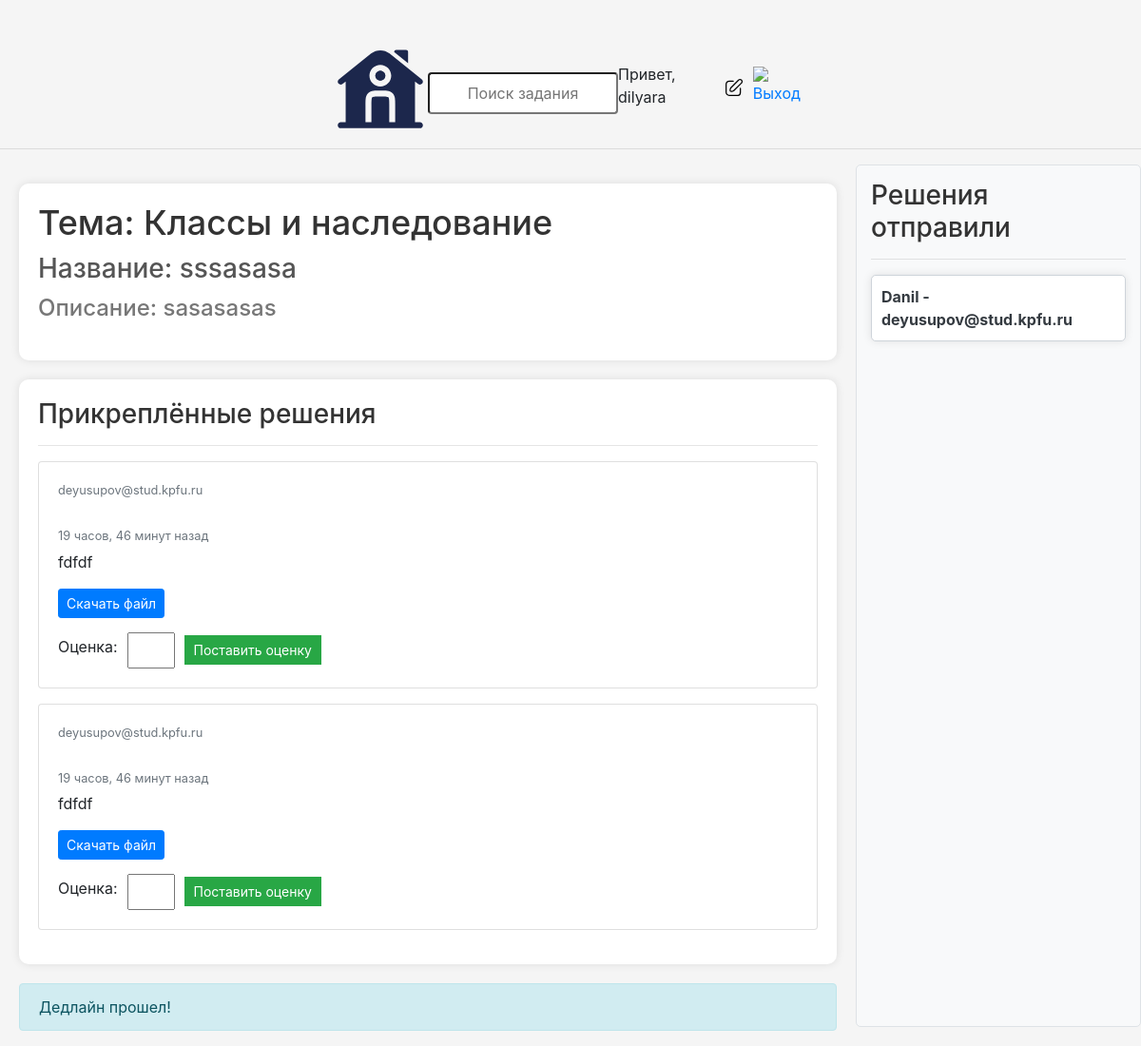
The app's page /task/8/ (signed in) with its own data.
### base/models.py (models this page shows, shortened)
class User(AbstractUser):
    name = models.CharField(max_length=200, null=True)
    email = models.EmailField(unique=True, null=True)
    bio = models.TextField(null=True)
    ROLE_CHOICES = [
        ('admin', 'Admin'),
        ('user', 'User'),
    ]
    role = models.CharField(max_length=5, choices=ROLE_CHOICES, default='user')
    avatar = models.ImageField(null=True, default='avatar.svg')
    USERNAME_FIELD = 'email'
    REQUIRED_FIELDS = []

class Task(models.Model):
    host = models.ForeignKey(User, on_delete = models.SET_NULL, null = True)
    topic = models.ForeignKey(Topic, on_delete = models.SET_NULL, null = True)
    name = models.CharField(max_length = 200)
    description = models.TextField(null = True, blank = True)
    participants = models.ManyToManyField(User, related_name = 'participants', blank = True)
    updated = models.DateTimeField(auto_now = True)
    created = models.DateTimeField(auto_now_add = True)
    deadline = models.DateTimeField(null = True, blank = True)
    class Meta:
        ordering=['-updated','-created']

class Topic(models.Model):
    name = models.CharField(max_length = 200)
    def __str__(self):
        return self.name

class Message(models.Model):
    user = models.ForeignKey(User, on_delete=models.CASCADE)
    task = models.ForeignKey(Task, on_delete=models.CASCADE)
    body = models.TextField()
    attachment = models.FileField(upload_to='message_files/', null=True, blank=True)
    updated = models.DateTimeField(auto_now=True)
    created = models.DateTimeField(auto_now_add=True)
    rating = models.IntegerField(null=True, blank=True)
    class Meta:
        ordering = ['-updated','-created']

### base/views.py (the view)
# urls.py: path('task/<str:pk>/', views.getTask),
def task(request, pk):
    task = Task.objects.get(id=pk)
    now = timezone.now()
    participants = task.participants.all()
    if request.user.is_authenticated:
        if request.user.role == 'admin':
            task_messages = task.message_set.all().order_by('-created')
        else:
            task_messages = task.message_set.filter(user=request.user).order_by('-created')
    else:
        task_messages = []
    user_message_count = 0
    for message in task_messages:
        if message.user == request.user:
            user_message_count += 1
    if request.method == 'POST':
        form = MessageForm(request.POST, request.FILES)
        if form.is_valid():
            message = form.save(commit=False)
            message.user = request.user
            message.task = task
            message.save()
            if request.user.role == 'admin':
                rating = request.POST.get('rating')
                if rating:
                    message.rating = rating
                    message.save()
            task.participants.add(request.user)
            success = True
        else:
            messages.error(request, 'Ошибка при отправке задания. Проверьте введенные данные.')
    else:
        form = MessageForm()
    context = {'task': task, 'task_messages': task_messages, 'participants': participants, 'form': form, 'user_message_count': user_message_count}
    return render(request, 'base/task.html', context)

### base/forms.py
class MessageForm(forms.ModelForm):
    class Meta:
        model = Message
        fields = ['body', 'attachment', 'rating']

### base/templates/base/task.html (shortened to what this page needs)
{% extends 'main.html' %}
{% load static %}
{% block content %}
<div class="task-container">
    <link rel="stylesheet" href="{% static 'css/bootstrap.min.css' %}">
        <div>
        <div class="task-details">
        <h1>Тема: {{task.topic}}</h1>
        <h2>Название: {{task.name}}</h2>
        <h3>Описание: {{task.description}}</h3>
        </div>
        <div class="comment-wrapper">
            <h3>Прикреплённые решения</h3>
            <hr>
            {% for message in task_messages %}
                <div class="card mb-3">
                    <div class="card-body">
                        <small class="text-muted">{{ message.user }}</small><br>
                        <small class="text-muted">{{ message.created|timesince }} назад</small>
                        <p>{{ message.body }}</p>
                        {% if message.attachment %}
                            <a href="{{ message.attachment.url }}" download class="btn btn-primary btn-sm">Скачать файл</a>
                        {% endif %}
                        {% if request.user.role == 'admin' %}
                            <form method="post" action="{% url 'rate-message' message.id %}">
                                <label for="rating">Оценка:</label>
                                <input type="number" name="rating" min="1" max="5">
                                <button type="submit">Поставить оценку</button>
                            </form>
                        {% endif %}
                    </div>
                </div>
            {% endfor %}
        </div>
        {% if request.user.is_authenticated %}
        {% if success %}
            <p>Задание успешно отправлено!</p>
        {% else %}
        <div class="alert alert-info mt-3" role="alert" id="deadline-check" style="margin-left: 20px; margin-right: 20px;">
        </div>
        {% endif %}
    {% endif %}
    </div>
    <div class="user-solutions">
        <h3>Решения отправили</h3>
        <hr>
        {% for user in participants %}
            <div class="user-card">
                <p>{{user.name}} - {{user.email}}</p>
            </div>
        {% endfor %}
    </div>
</div>
{% endblock %}

### templates/navbar.html
{% load static %}
<div style="display: flex; align-items: center; justify-content: space-between; padding-top: 40px;">
    <link rel="stylesheet" href="{% static 'css/bootstrap.min.css' %}">
    <link rel="stylesheet" href="{% static 'styles/navbar_styles.css' %}">
    <a href="/" style="margin-left: 350px;">
        <img src="{% static 'images/home.svg' %}" alt="Логотип" width="100" height="100">
    </a>
    <div class="form__group">
        <form method="GET" action="{% url 'home' %}" style="flex-grow: 1; text-align: center;">
            <input type="text" name="q" placeholder="Поиск задания" style="width: 200px;">
        </form>
    </div>
    <div style="display: flex; align-items: center; margin-right: 350px;">
        {% if request.user.is_authenticated %}
        <a style="margin-right: 10px;">Привет, {{ request.user.username }}</a>
        <a href="{% url 'update-user' %}" style="margin-right: 10px;">
            <img src="{% static 'images/edit.svg' %}" alt="Редактировать" width="20" height="20">
        </a>
        <a href="{% url 'logout' %}">
            <img src="{% static 'images/exit.svg' %}" alt="Выход" width="20" height="20">
        </a>
        {% else %}
        <a href="{% url 'login' %}">Вход</a>
        {% endif %}
    </div>
</div>

### static/styles/main.css (style rules this page uses)
.body { background-color: whitesmoke; }

### static/styles/navbar_styles.css (style rules this page uses)
.form__group input { width: 100px; padding: 8px; box-sizing: border-box; border: 1px solid rgb(63, 48, 48)c3c; border-radius: 4px; text-align: center; }

### base/templates/base/task.html (style rules this page uses)
.task-container { display: grid; grid-template-columns: 3fr 1fr; }
.task-details h1 { font-size: 36px; color: #333; margin-bottom: 10px; }
.task-details h2 { font-size: 28px; color: #555; margin-bottom: 10px; }
.task-details h3 { font-size: 24px; color: #777; margin-bottom: 20px; }
input[name="rating"] { width: 50px; padding: 5px; font-size: 16px; }
button[type="submit"] { padding: 5px 10px; font-size: 14px; background-color: #808080; color: #fff; border: none; cursor: pointer; }
.user-solutions { background-color: #f8f9fa; padding: 15px; border: 1px solid #dee2e6; border-radius: 5px; margin-bottom: 20px; }
.user-card { background-color: #ffffff; border: 1px solid #ced4da; border-radius: 5px; padding: 10px; margin-bottom: 10px; box-shadow: 0 0 10px rgba(0, 0, 0, 0.1); }
.user-card p { margin: 0; font-size: 16px; font-weight: bold; color: #343a40; }
body { font-family: 'Arial', sans-serif; background-color: #f4f4f4; margin: 0; padding: 0; }
.task-details { background-color: #fff; border-radius: 10px; box-shadow: 0 0 10px rgba(0, 0, 0, 0.1); padding: 20px; margin: 20px; max-width: 100000px; text-align: left; }
h1, h2, h3 { margin: 0; padding: 0; }
h1 { color: #333; font-size: 24px; }
h2 { color: #666; font-size: 20px; margin-top: 10px; }
h3 { color: #999; font-size: 16px; margin-top: 10px; }
.comment-wrapper { background-color: #fff; border-radius: 10px; box-shadow: 0 0 10px rgba(0, 0, 0, 0.1); padding: 20px; margin: 20px; max-width: 100000px text-align: left; margin: 20px; }
h3 { color: #333; font-size: 24px; }
hr { border: 1px solid #ddd; margin: 10px 0; }
.card { border: 1px solid #ddd; border-radius: 8px; margin-bottom: 15px; }
.card-body { padding: 15px; }
.text-muted { color: #888; }
.btn { margin-right: 10px; }
.btn-primary { background-color: #007bff; color: #fff; }
form { margin-top: 15px; }
label { margin-right: 5px; }
input[type="number"] { width: 50px; margin-right: 5px; }
button[type="submit"] { background-color: #28a745; color: #fff; border: none; padding: 5px 10px; cursor: pointer; }
.text-muted { color: #888; display: block; margin-bottom: 5px; }
.btn-primary, .btn-danger, button[type="submit"] { text-align: left; }
form { display: flex; align-items: center; }
label { margin-right: 10px; }
input[type="number"] { width: 50px; margin-right: 10px; }

### records on screen
User: user.username "dilyara"
Task: topic "Классы и наследование", name "sssasasa", description "sasasasas"
Message: user "deyusupov@stud.kpfu.ru", created "19 часов, 46 минут", body "fdfdf"
Message: user "deyusupov@stud.kpfu.ru", created "19 часов, 46 минут", body "fdfdf"
User: name "Danil", email "deyusupov@stud.kpfu.ru"
